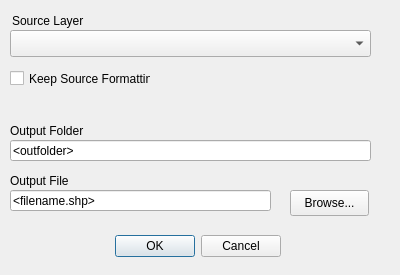
<?xml version="1.0" encoding="UTF-8"?>
<ui version="4.0">
 <class>tuflowqgis_increment</class>
 <widget class="QDialog" name="tuflowqgis_increment">
  <property name="geometry">
   <rect>
    <x>0</x>
    <y>0</y>
    <width>400</width>
    <height>275</height>
   </rect>
  </property>
  <property name="windowTitle">
   <string>Increment Selected Layer</string>
  </property>
  <widget class="QDialogButtonBox" name="buttonBox">
   <property name="geometry">
    <rect>
     <x>-60</x>
     <y>230</y>
     <width>341</width>
     <height>32</height>
    </rect>
   </property>
   <property name="orientation">
    <enum>Qt::Horizontal</enum>
   </property>
   <property name="standardButtons">
    <set>QDialogButtonBox::Cancel|QDialogButtonBox::Ok</set>
   </property>
  </widget>
  <widget class="QLabel" name="label_1">
   <property name="geometry">
    <rect>
     <x>12</x>
     <y>10</y>
     <width>108</width>
     <height>22</height>
    </rect>
   </property>
   <property name="text">
    <string>Source Layer</string>
   </property>
  </widget>
  <widget class="QComboBox" name="sourcelayer">
   <property name="geometry">
    <rect>
     <x>10</x>
     <y>30</y>
     <width>361</width>
     <height>27</height>
    </rect>
   </property>
  </widget>
  <widget class="QLabel" name="label">
   <property name="geometry">
    <rect>
     <x>10</x>
     <y>170</y>
     <width>108</width>
     <height>22</height>
    </rect>
   </property>
   <property name="text">
    <string>Output File</string>
   </property>
  </widget>
  <widget class="QLineEdit" name="outfilename">
   <property name="geometry">
    <rect>
     <x>10</x>
     <y>190</y>
     <width>261</width>
     <height>21</height>
    </rect>
   </property>
   <property name="text">
    <string>&lt;filename.shp&gt;</string>
   </property>
   <property name="readOnly">
    <bool>false</bool>
   </property>
  </widget>
  <widget class="QPushButton" name="browseoutfile">
   <property name="geometry">
    <rect>
     <x>290</x>
     <y>190</y>
     <width>79</width>
     <height>26</height>
    </rect>
   </property>
   <property name="text">
    <string>Browse...</string>
   </property>
  </widget>
  <widget class="QLabel" name="label_2">
   <property name="geometry">
    <rect>
     <x>10</x>
     <y>120</y>
     <width>108</width>
     <height>22</height>
    </rect>
   </property>
   <property name="text">
    <string>Output Folder</string>
   </property>
  </widget>
  <widget class="QLineEdit" name="outfolder">
   <property name="geometry">
    <rect>
     <x>10</x>
     <y>140</y>
     <width>361</width>
     <height>21</height>
    </rect>
   </property>
   <property name="text">
    <string>&lt;outfolder&gt;</string>
   </property>
   <property name="readOnly">
    <bool>false</bool>
   </property>
  </widget>
  <widget class="QCheckBox" name="checkBox">
   <property name="geometry">
    <rect>
     <x>10</x>
     <y>70</y>
     <width>141</width>
     <height>17</height>
    </rect>
   </property>
   <property name="acceptDrops">
    <bool>false</bool>
   </property>
   <property name="text">
    <string>Keep Source Formatting</string>
   </property>
   <property name="checked">
    <bool>false</bool>
   </property>
  </widget>
 </widget>
 <resources/>
 <connections>
  <connection>
   <sender>buttonBox</sender>
   <signal>accepted()</signal>
   <receiver>tuflowqgis_increment</receiver>
   <slot>accept()</slot>
   <hints>
    <hint type="sourcelabel">
     <x>248</x>
     <y>254</y>
    </hint>
    <hint type="destinationlabel">
     <x>157</x>
     <y>274</y>
    </hint>
   </hints>
  </connection>
  <connection>
   <sender>buttonBox</sender>
   <signal>rejected()</signal>
   <receiver>tuflowqgis_increment</receiver>
   <slot>reject()</slot>
   <hints>
    <hint type="sourcelabel">
     <x>316</x>
     <y>260</y>
    </hint>
    <hint type="destinationlabel">
     <x>286</x>
     <y>274</y>
    </hint>
   </hints>
  </connection>
 </connections>
</ui>
